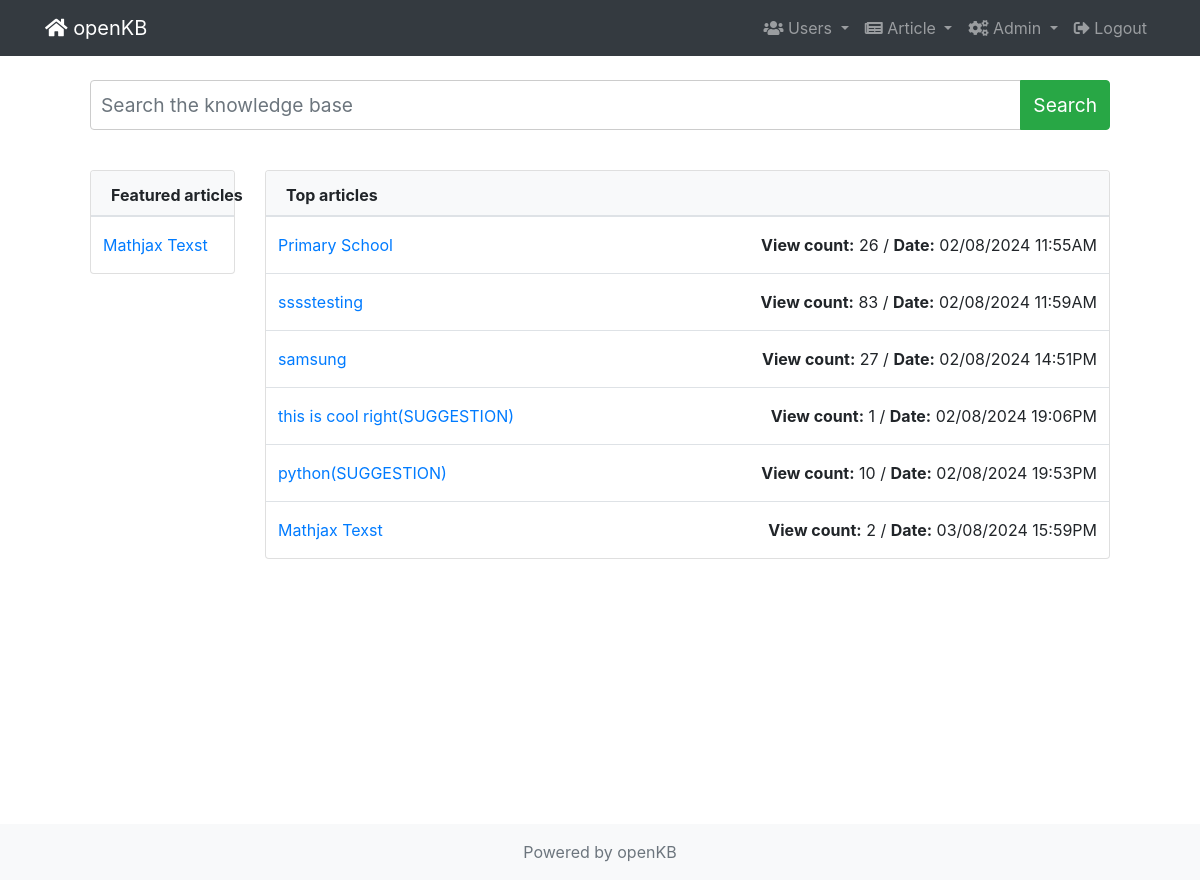
Page / (signed in) on the committed database.
### kb/models.py (models this page shows, shortened)
class Article(models.Model):
    title = models.CharField(max_length=255)
    content = MDTextField()
    created = models.DateTimeField(auto_now_add=True)
    updated = models.DateTimeField(auto_now=True)
    keywords = models.CharField(max_length=255)
    published = models.BooleanField(default=False)
    view_count = models.PositiveIntegerField(default=0)  # Added field for tracking views
    votes = models.IntegerField(default=0)
    permalink = models.SlugField(max_length=255, default='', null=True)
    seo_title = models.CharField(max_length=255, default='')
    seo_description = models.TextField(default='')
    author = models.ForeignKey('CustomUser', on_delete=models.CASCADE, null=True)
    featured = models.BooleanField(default=False)

### kb/views.py (the view)
# urls.py: path("", HomeView.as_view(), name="home"),
class HomeView(View):
    def get(self, request):
        context = {
            "published_articles":Article.objects.filter(published=True),
            "featured_articles": Article.objects.filter(featured=True)
        }
        return render(request, "index.html", context)

### templates/index.html (shortened to what this page needs)
{% extends 'base.html' %}
{% block content %}
    {% include "nav.html" %}
    <div class="container" style="margin-top: 80px;">
        <div class="row mb-4">
            <div class="col-md-12">
                <div class="input-group mb-3">
                    <input type="text" class="form-control" placeholder="Search the knowledge base" aria-label="Search the knowledge base" aria-describedby="button-search" style="height: 50px; font-size: 1.2em;">
                    <div class="input-group-append">
                        <button class="btn btn-success" type="button" id="button-search" style="height: 50px; font-size: 1.2em;">Search</button>
                    </div>
                </div>
            </div>
        </div>
        <div class="row">
            <div class="col-md-2">
                <div class="card">
                    <div class="card-header bg-light border-bottom pb-2">
                        <p class="mb-0" style="white-space: nowrap;">Featured articles</p>
                    </div>
                    <div class="card-body p-0">
                        <table class="table m-0">
                            <tbody>
                                {% for article in  featured_articles%}
                                    <td class="py-3">
                                        <a href="{% if article.permalink %}{% url 'article_detail' slug=article.permalink %}{% else %}{% url 'article_detail_by_pk' pk=article.id %}{% endif %}">{{ article.title }}</a>
                                    </td>
                                {% endfor %}
                            </tbody>
                        </table>
                    </div>
                </div>
            </div>
            <div class="col-md-10">
                <div class="card">
                    <div class="card-header bg-light border-bottom pb-2">
                        <p class="mb-0">Top articles</p>
                    </div>
                    <div class="card-body p-0">
                        <table class="table m-0">
                            <tbody>
                                {% for article in published_articles %}
                                    <tr class="py-3">
                                    <td class="py-3">
                                        <a href="{% if article.permalink %}{% url 'article_detail' slug=article.permalink %}{% else %}{% url 'article_detail_by_pk' pk=article.id %}{% endif %}">{{ article.title }}</a>
                                    </td>
                                    <td class="text-right py-3">
                                        <strong>View count:</strong> {{article.view_count}} /
                                        <strong>Date:</strong> {{article.created|date:"d/m/Y H:iA"}}
                                    </td>
                                </tr>
                                {% endfor %}
                            </tbody>
                        </table>
                    </div>
                </div>
            </div>
        </div>
    </div>
{% endblock content %}
{% block misc %}
    {% include "footer.html" %}
{% endblock misc %}

### static/assets/css/styles.css (style rules this page uses)
html, body { height: 100%; margin: 0; }
.container { flex: 1 0 auto; }
input[type="text"], textarea { width: 100%; padding: 10px; border: 1px solid #ccc; border-radius: 4px; }
.card-header { background-color: #f8f9fa; font-weight: bold; }

### rows in the picture
Article: title "Mathjax Texst", view_count "2", created "03/08/2024 15:59PM"
Article: title "Primary School", view_count "26", created "02/08/2024 11:55AM"
Article: title "sssstesting", view_count "83", created "02/08/2024 11:59AM"
Article: title "samsung", view_count "27", created "02/08/2024 14:51PM"
Article: title "this is cool right(SUGGESTION)", view_count "1", created "02/08/2024 19:06PM"
Article: title "python(SUGGESTION)", view_count "10", created "02/08/2024 19:53PM"
